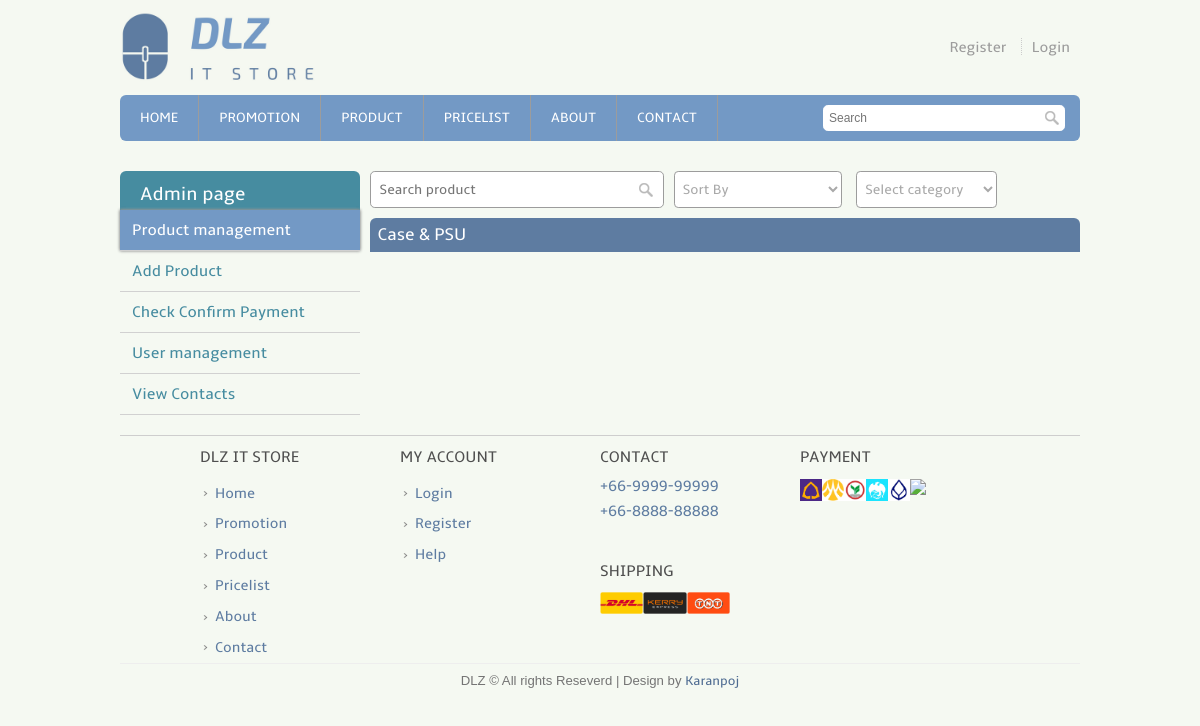
The page /admin_case_psu.php on the database as committed earlier.
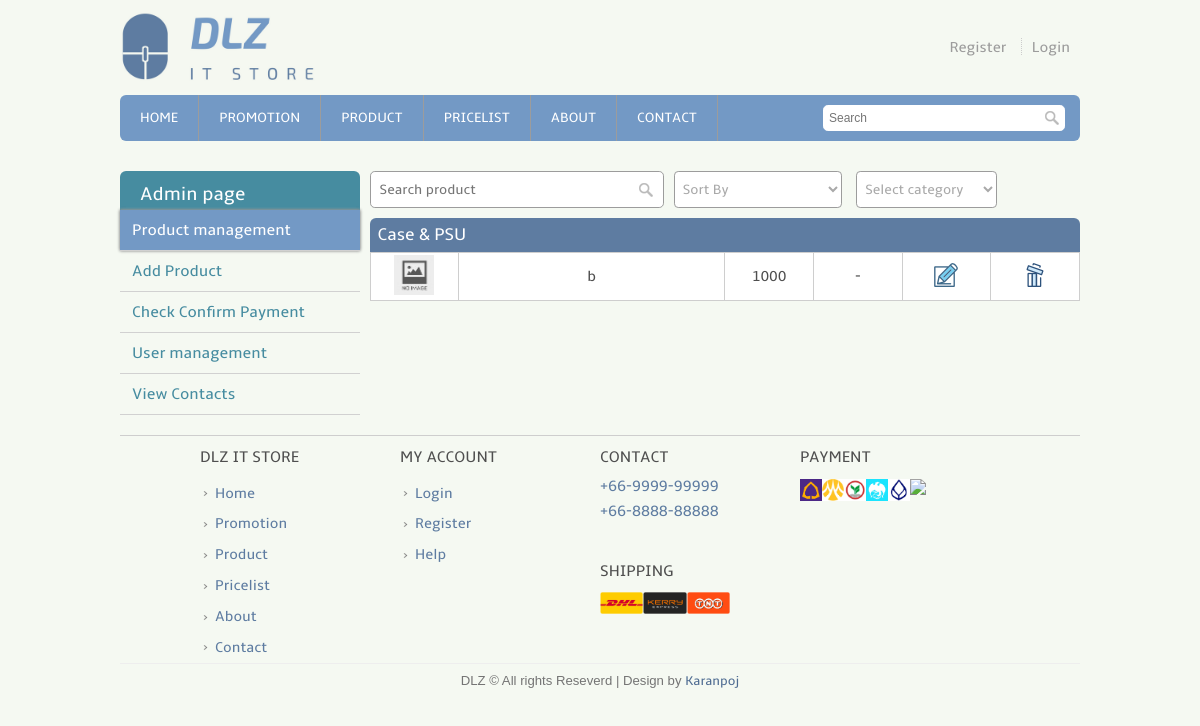
The same page on the database as committed later.
### tables this page shows
CREATE TABLE `product` (
  `pro_id` int(11) NOT NULL,
  `pro_name` varchar(255) NOT NULL,
  `pro_pic` varchar(255) NOT NULL,
  `pro_desc` text NOT NULL,
  `pro_price` float NOT NULL,
  `pro_pdis` int(11) NOT NULL,
  `pro_psale` float NOT NULL,
  `pro_warr` varchar(11) NOT NULL,
  `pro_detail` text NOT NULL,
  `pro_avai` int(11) NOT NULL,
  `cat_id` int(11) NOT NULL
);

### template.class.php (called while the page is built, shortened)
<?php
    class Template {
        protected $file;
        protected $values = array();
        public function __construct($file) {
            $this->file = $file;
        }
        public function set($key, $value) {
            $this->values[$key] = $value;
        }
        public function output() {
            $output = file_get_contents($this->file);
            foreach ($this->values as $key => $value) {
            	$tagToReplace = "[@$key]";
            	$output = str_replace($tagToReplace, $value, $output);
            }
            return $output;
        }
    }
?>

### admin_case_psu.php (the view, shortened to what this page needs)
<?php
	require_once('connect.php');
	include("template.class.php");
	if(!isset($_SESSION['username']))
	{
		$layout_header = new Template("layout_header.tpl");
		$layout_footer = new Template("layout_footer.tpl");
	}
	$layout_header->set('title','Admin : My account : IT Online Shopping website');
	echo $layout_header->output();
	if (!isset($_get['sortby'])) {
		$sortby = "pro_price asc";
	}
	else{
		$sortby = $_get['sortby'];
	}
?>
<div class="user_full">
	<div class="user_left">
		<table class="user_menu">
			<tr>
				<th>
					Admin page
				</th>
			</tr>
			<tr>
				<td class="active">
					<a href="admin.php">Product management</a>
				</td>
			</tr>
			<tr>
				<td>
					<a href="admin_add_product.php">Add Product</a>
				</td>
			</tr>
			<tr>
				<td>
					<a href="admin_check_pay.php">Check Confirm Payment</a>
				</td>
			</tr>
			<tr>
				<td>
					<a href="admin_user.php">User management</a>
				</td>
			</tr>
			<tr>
				<td>
					<a href="contact_read.php">View Contacts</a>
				</td>
			</tr>
		</table>
	</div>
	<div class="admin_right">
		<div class="admin_tool_box">
			<div class="admin_search_box">
				<form method="post" action="#">
	     			<input type="text" placeholder="Search product"}">
	     			<input type="submit" value="">
	     		</form>
			</div>
			<select class="sortby_tool" onchange="location = this.value;">
				<option disabled selected value> Sort By </option>
			</select>
			<select class="sortby_tool" onchange="location = this.value;">
				<option disabled selected value> Select category </option>
			</select>
     	</div>
			<?php
			echo "<h2>Case & PSU</h2>
					<table class='product_tb'>";
				$q = "SELECT pro_id,pro_pic,pro_name,pro_price,pro_pdis,c.cat_name FROM product as p , category as c WHERE
p.cat_id = c.cat_id and c.cat_id = 7 ORDER BY $sortby";
				$result = $mysqli -> query($q);
				while($row=$result->fetch_array()){
					echo "<tr>";
					if (file_exists("img/product/".$row['pro_pic'])) {
						echo "<td><img src='img/product/".$row['pro_pic']."'  height='40px'></td>";
					}
					else{
						echo "<td><img src='img/product/noimgfoundsmall.jpg' width='40px' height='40px'></td>";
					}
					echo "<td>".$row['pro_name']."</td>";
					echo "<td>".$row['pro_price']."</td>";
					if ($row['pro_pdis'] == 0) {
						echo "<td>-</td>";
					}else{
						echo "<td>".$row['pro_pdis']."</td>";
					}
					echo "<td><a href='edit_pro.php?edit_id=".$row['pro_id']."'><img src='img/pro_edit.png' width='24' height='24'></td>";
					echo "<td><a href='del_pro.php?delete_id=".$row['pro_id']."'><img src='img/pro_delete.png' width='24' height='24'></a></td>";
					echo "</tr>";
				}
				echo "</table>";
			?>
	</div>
</div>
<?php
	echo $layout_footer->output();
?>

Rows that differ between the two databases and show on the page:
added product: pro_name "b", pro_price "1000"
